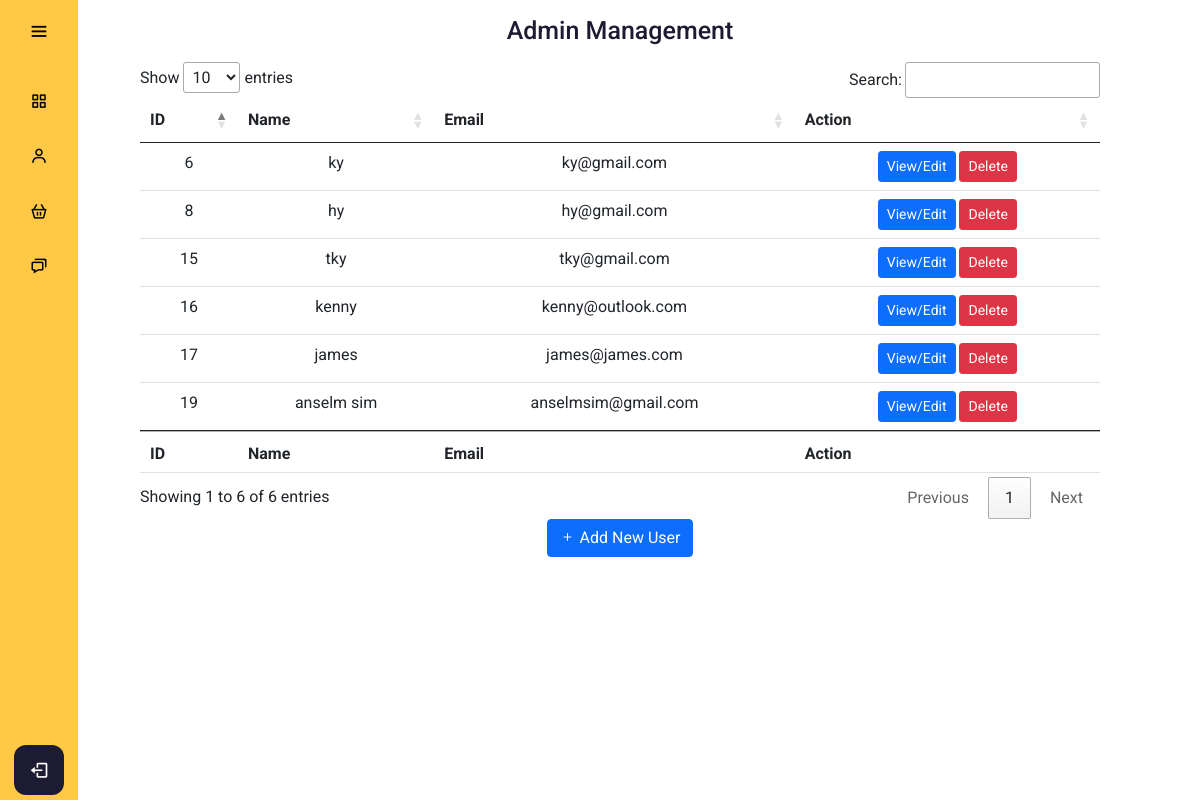
Page /admin/usermanagement.php (signed in) on the earlier database version.
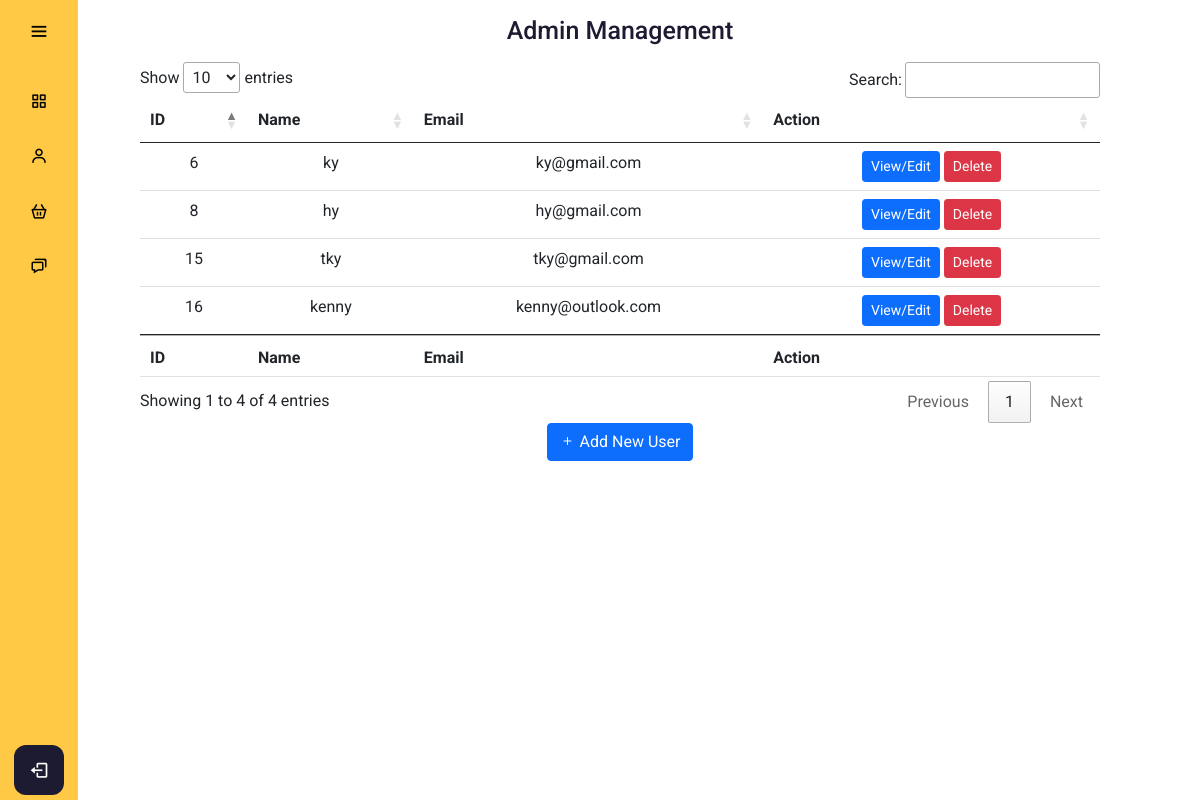
Same page on the later database version.
### tables this page shows
CREATE TABLE `users` (
  `users_id` int(11) NOT NULL,
  `users_name` varchar(255) NOT NULL,
  `users_email` varchar(255) NOT NULL,
  `users_password` varchar(128) NOT NULL,
  `users_phone` varchar(11) DEFAULT NULL,
  `users_age` int(3) DEFAULT NULL,
  `users_gender` smallint(6) DEFAULT NULL,
  `users_permission` smallint(6) NOT NULL DEFAULT '0',
  `users_joindate` timestamp NOT NULL DEFAULT CURRENT_TIMESTAMP ON UPDATE CURRENT_TIMESTAMP
);

### config/db.php (called while the page is built, shortened)
<?php
class DB {
  protected static $mdb = null;
  public static function getMDB() {
    $mdb = DB::$mdb;
    if ($mdb === null) {
      $mdb = DB::$mdb = new MeekroDB();
    }
    $mdb->sync_config();
    return $mdb;
  }
  public static function query() { $args = func_get_args(); return call_user_func_array(array(DB::getMDB(), 'query'), $args); }
}
class MeekroDB {
  public $encoding = 'latin1';
  public $connect_options = array(MYSQLI_OPT_CONNECT_TIMEOUT => 30);
  public $internal_mysql = null;
  public function __construct($host=null, $user=null, $password=null, $dbName=null, $port=null, $encoding=null, $socket=null)  {
    if ($encoding === null) $encoding = DB::$encoding;
    $this->encoding = $encoding;
  }
  public function get() {
    $mysql = $this->internal_mysql;
    if (!($mysql instanceof MySQLi)) {
      $mysql = new mysqli();
      foreach ($this->connect_options as $key => $value) {
        $mysql->options($key, $value);
      }
      $mysql->set_charset($this->encoding);
      $this->internal_mysql = $mysql;
    }
    return $mysql;
  }
  protected function preparseQueryParams() {
    $args = func_get_args();
    $sql = trim(strval(array_shift($args)));
    $args_all = $args;
    if (count($args_all) == 0) return array($sql);
    $chunkyQuery = array();
    return $chunkyQuery;
  }
  public function parseQueryParams() {
    $args = func_get_args();
    $chunkyQuery = call_user_func_array(array($this, 'preparseQueryParams'), $args);
    $query = '';
    foreach ($chunkyQuery as $chunk) {
      if (is_string($chunk)) {
        $query .= $chunk;
        continue;
      }
      $result = '';
      $query .= $result;
    }
    return $query;
  }
  protected function prependCall($function, $args, $prepend) { array_unshift($args, $prepend); return call_user_func_array($function, $args); }
  public function query() { $args = func_get_args(); return $this->prependCall(array($this, 'queryHelper'), $args, 'assoc'); }
  protected function queryHelper() {
    $args = func_get_args();
    $type = array_shift($args);
    $db = $this->get();
    $is_buffered = true;
    $row_type = 'assoc';
    $full_names = false;
    $sql = call_user_func_array(array($this, 'parseQueryParams'), $args);
    $result = $db->query($sql, $is_buffered ? MYSQLI_STORE_RESULT : MYSQLI_USE_RESULT);
    $return = array();
    while ($row = ($row_type == 'assoc' ? $result->fetch_assoc() : $result->fetch_row())) {
      $return[] = $row;
    }
    return $return;
  }
}
?>

### admin/usermanagement.php (the view, shortened to what this page needs)
<?php
include "../config/db.php";
?>
<!DOCTYPE html>
<html lang="en" dir="ltr">
  <head>
    <link rel="stylesheet" href="adminstyle.css">
    <link href='https://unpkg.com/boxicons@2.0.7/css/boxicons.min.css' rel='stylesheet'>
    <link href="https://cdn.jsdelivr.net/npm/bootstrap@5.0.0-beta3/dist/css/bootstrap.min.css" rel="stylesheet">
    <link rel="stylesheet" href="https://cdn.datatables.net/1.10.25/css/jquery.dataTables.min.css">
    <link rel="stylesheet" href="https://cdn.jsdelivr.net/npm/bootstrap-icons@1.4.1/font/bootstrap-icons.css">
   </head>
<body>
  <?php
  include "adminheader.php";
  ?>
  <div class="home_content">
    <div class="text">Admin Management </div>
    <table id="myTable" class="table table-hover">
        <thead>
            <tr>
            <th scope="col">ID</th>
            <th scope="col">Name</th>
            <th scope="col">Email</th>
            <th scope="col">Action</th>
            </tr>
        </thead>
        <tbody>
        <?php
        $getUserQuery = DB::query("SELECT * FROM users");
        foreach($getUserQuery as $getUserResult){
        ?>
            <tr class="userdata userdata<?php echo $getUserResult['users_id']; ?>">
              <td class="userid"><?php echo $getUserResult['users_id']; ?></td>
              <td class="username"><?php echo $getUserResult['users_name']; ?></td>
              <td class="useremail"><?php echo $getUserResult['users_email']; ?></td>
              <td><button type="button" class="btn btn-primary btn-sm editUser" id="editUser" value="editUser" data-id="<?php echo $getUserResult['users_id']; ?>" data-bs-toggle="modal" data-bs-target="#userinfo<?php echo $getUserResult['users_id']; ?>" >View/Edit</button>
                  <button type="button" class="btn btn-danger btn-sm deleteUser" data-id="<?php echo $getUserResult['users_id']; ?>" data-name="<?php echo $getUserResult['users_name']; ?>">Delete</button>
              </td>
            </tr>
        <?php
        }
        ?>
        </tbody>
        <tfoot>
          <tr>
            <th scope="col">ID</th>
            <th scope="col">Name</th>
            <th scope="col">Email</th>
            <th scope="col">Action</th>
          </tr>
        </tfoot>
    </table>
    <button type="button" data-bs-toggle="modal" data-bs-target="#addUser" class="btn btn-primary"><i class="bi bi-plus"></i> Add New User</button>
  </div>
</body>
</html>

Differences in the rows shown:
removed users: users_id "17", users_name "james", users_email "james@james.com"
removed users: users_id "19", users_name "anselm sim", users_email "anselmsim@gmail.com"
Other differences:
text written by a page script: "Show entries Search: Showing 1 to 6 of 6 entries Previous 1 Next" → "Show entries Search: Showing 1 to 4 of 4 entries Previous 1 Next"
